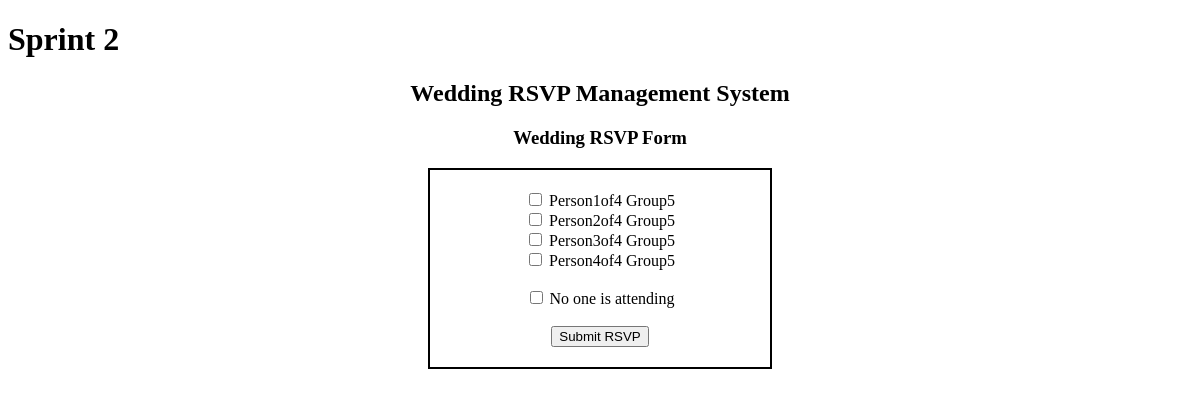
Page /rsvp/5 on the committed database.
### tables this page shows
CREATE TABLE "guests" (
    guest_id INTEGER PRIMARY KEY,
    invite_id INTEGER,
    first_name TEXT NOT NULL,
    last_name TEXT NOT NULL,
    rsvp_status TEXT DEFAULT 'Not Responded',
    FOREIGN KEY (invite_id) REFERENCES invites(invite_id)
);

### app.py (the view, shortened to what this page needs)
@app.route("/rsvp/<int:invite_id>", methods=["GET", "POST"])
def rsvp(invite_id):
    connection = sqlite3.connect(database)
    cursor = connection.cursor()
    cursor.execute(
        "SELECT guest_id, first_name, last_name FROM guests WHERE invite_id = ?",
        (invite_id,)
    )
    guests = cursor.fetchall()
    connection.close()
    return render_template("rsvp.html", guests=guests)  #Now here we are sending guests information to guests in HTML

### templates/rsvp.html (shortened to what this page needs)
<!DOCTYPE html>
<html lang="en">
<head>
    <link rel="stylesheet" href="{{ url_for('static', filename='css/styles.css') }}">
</head>
<body>
    <h1>Sprint 2</h1>
    <h2>Wedding RSVP Management System</h2>
    <h3>Wedding RSVP Form</h3>
	<div class="form-box">
        <form method="POST">
        {% for guest in guests %}
            <input
                type="checkbox"
                id="guest{{ guest[0] }}"
                name="guest"
                value="{{ guest[0] }}"
            >
            <label for="guest{{ guest[0] }}">
                {{ guest[1] }} {{ guest[2] }}
            </label>
            <br>
        {% endfor %}
			<br>
			<input
				type="checkbox"
				id="no_one"
				name="no_one"
				value="no_one"
			>
			<label for="no_one">
				No one is attending
			</label>
			<br><br>
			<button type="submit">Submit RSVP</button>
		</form>
	</div>
</body>
</html>

### static/css/styles.css (style rules this page uses)
.form-box { border: 2px solid black; width: 300px; padding: 20px; text-align: center; margin: 0 auto; }
h2, h3 { text-align: center; }

### rows in the picture
guests: first_name "Person1of4", last_name "Group5"
guests: first_name "Person2of4", last_name "Group5"
guests: first_name "Person3of4", last_name "Group5"
guests: first_name "Person4of4", last_name "Group5"
